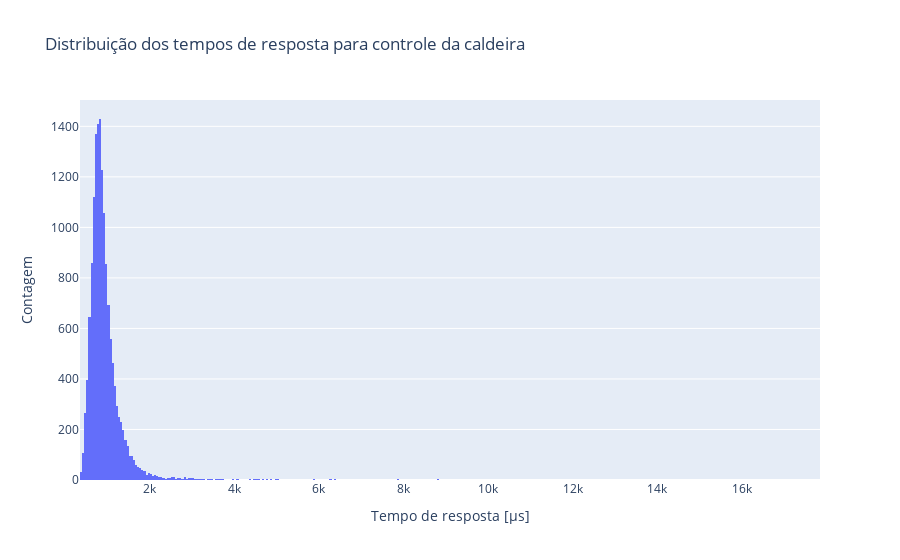

Notebook cell for this chart:
### Code cell
fig = go.Figure(data=[go.Histogram(x=rtmis)])
fig.update_layout(
    title="Distribuição dos tempos de resposta para controle da caldeira",
    xaxis_title="Tempo de resposta [μs]",
    yaxis_title="Contagem",
)
fig.show()

### Figure 1 — Plotly figure (JSON) as saved in the notebook; plotly's stock layout.template omitted (floating-point values rounded to 4 significant figures; data arrays with more than 128 entries replaced by an {"elided": "..."} marker saying what was removed)
{"data": [{"type": "histogram", "x": {"elided": "14999 float values"}}], "layout": {"title": {"text": "Distribuição dos tempos de resposta para controle da caldeira"}, "xaxis": {"title": {"text": "Tempo de resposta [μs]"}}, "yaxis": {"title": {"text": "Contagem"}}}}
